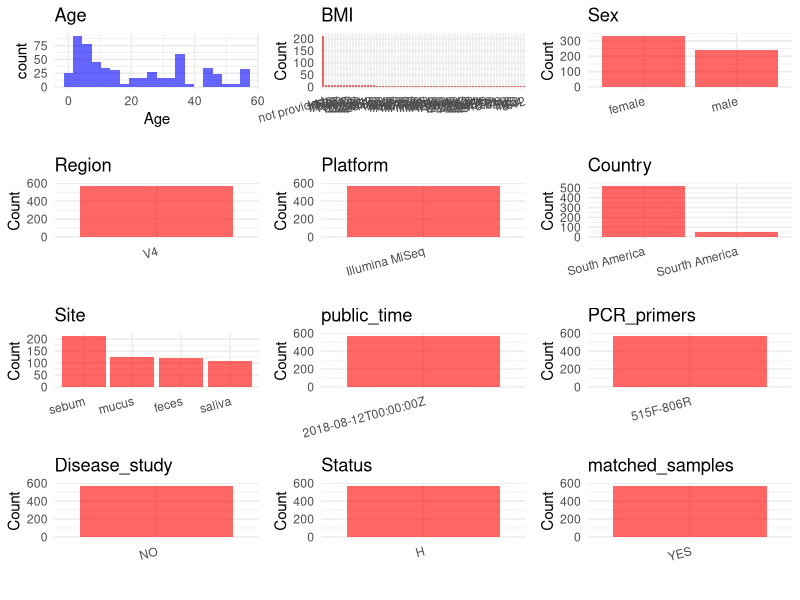

Here is the R script that generated this plot: (Note: this script raises an error after producing the figure.)
## ---- chunk 1
# Load necessary libraries
library(dplyr)
library(ggplot2)
library(cowplot)

# Set working directory (update this path to your local directory)
setwd("D:/metadata/PRJEB28088")

# Read the initial metadata files
initial_meta<-read.csv("SraRunTable.csv",header = T)

# Combine the two metadata files
#meta <- rbind(initial_meta, initial_meta1)

#Remove entries non-oral samples
#initial_meta <- subset(initial_meta, Organism == "human oral metagenome")

# Check the number of samples containing "HT" in Sample.Name (e.g., healthy controls)
#nrow(subset(meta, grepl("HT", Sample.Name)))

# Display the first few rows of the metadata
head(initial_meta)
## ---- chunk 2
# Create a uniform metadata dataframe
metadata <- data.frame(
  BioProject = initial_meta$BioProject,
  Run = initial_meta$Run,
  sample_name = initial_meta$Sample.Name,
  Age = initial_meta$AGE,
  BMI = initial_meta$BMI,
  Sex= initial_meta$sex,
  Region = "V4",
  Platform = initial_meta$Instrument,
  Country = initial_meta$geo_loc_name,
  Site = initial_meta$env_material,
  public_time = initial_meta$ReleaseDate,
  stringsAsFactors = FALSE
)
## ---- chunk 3
# Add information obtained from the publication
metadata$PCR_primers <- "515F-806R"
metadata$title <- "Changes in the Gut Microbiota of Urban Subjects during an Immersion in the Traditional Diet and Lifestyle of a Rainforest Village"
metadata$Disease_study <- "NO"
# Assign disease status based on sample_name patterns
metadata$Status<-"H"


fields <- c("Age", "BMI", "Sex")

stopifnot(all(fields %in% colnames(metadata)))
clean <- metadata[complete.cases(metadata[fields]), ]

has_dup <- any(duplicated(clean[fields]))


metadata$matched_samples <- ifelse(has_dup, "YES", "NO")

output_df <- metadata[metadata$matched_samples == "YES" |
                     (metadata$matched_samples == "NO" & metadata$Site == "saliva"), ]

cat("Total rows in output_df :", nrow(output_df), "\n")
cat("YES rows                :", sum(output_df$matched_samples == "YES"), "\n")
cat("NO rows                 :", sum(output_df$matched_samples == "NO"), "\n")
## ---- chunk 4
# Check the number of unique runs and sample names
print(paste("Number of unique runs:", length(unique(metadata$Run))))
print(paste("Number of unique sample names:", length(unique(metadata$sample_name))))
## ---- chunk 5
# Select columns for visualization
plot_data <- metadata %>%
  select(-BioProject, -Run, -sample_name, -title)

# Function to create simple plots for each column
create_simple_plots <- function(data) {
  plots <- list()
  
  for (col in colnames(data)) {
    # Check if the column is all NA
    if (all(is.na(data[[col]]))) {
      # Create an empty plot with text indicating all NA
      p <- ggplot() +
        annotate("text", x = 0.5, y = 0.5, label = "this column is NA", size = 6) +
        labs(title = col) +
        theme_void()
    } else if (is.numeric(data[[col]])) {
      # Numeric variable: histogram
      p <- ggplot(data, aes(x = .data[[col]])) +
        geom_histogram(fill = "blue", alpha = 0.6, bins = 20, na.rm = TRUE) +
        labs(title = col) +
        theme_minimal()
    } else {
      # Categorical variable: bar plot (remove NA values)
      count_data <- as.data.frame(table(data[[col]], useNA = "ifany"))
      p <- ggplot(count_data, aes(x = reorder(Var1, -Freq), y = Freq)) +
        geom_col(fill = "red", alpha = 0.6) +
        labs(title = col, x = NULL, y = "Count") +
        theme_minimal() +
        theme(axis.text.x = element_text(angle = 15, hjust = 1))
    }
    plots[[col]] <- p
  }
  
  return(plots)
}

# Generate and arrange plots
plots <- create_simple_plots(plot_data)
p<-plot_grid(plots$Age, 
          plots$BMI, 
          plots$Sex, 
          plots$Region, 
          plots$Platform, 
          plots$Country, 
          plots$Site,
          plots$public_time, 
          plots$PCR_primers,
          plots$Disease_study,
          plots$Status,
          plots$matched_samples,# add 
          ncol = 3, align = "hv", axis = "lb")
ggsave("Metadata_Summary.png", plot = p, width = 8, height = 6, dpi = 150)
## ---- chunk 6
knitr::include_graphics("metadata_summary.png")
## ---- chunk 7
# Reorder columns to match the desired format
metadata <- metadata[, c(
  "BioProject", "Run", "sample_name", "Age", "BMI", "Sex", 
  "Region", "Platform", "Country", "Site", "public_time", 
  "PCR_primers", "title", "Disease_study", "Status","matched_samples"
)]

# Export the uniform metadata to a CSV file
write.csv(metadata, file = "metadata.csv", quote = FALSE)
head(metadata)
